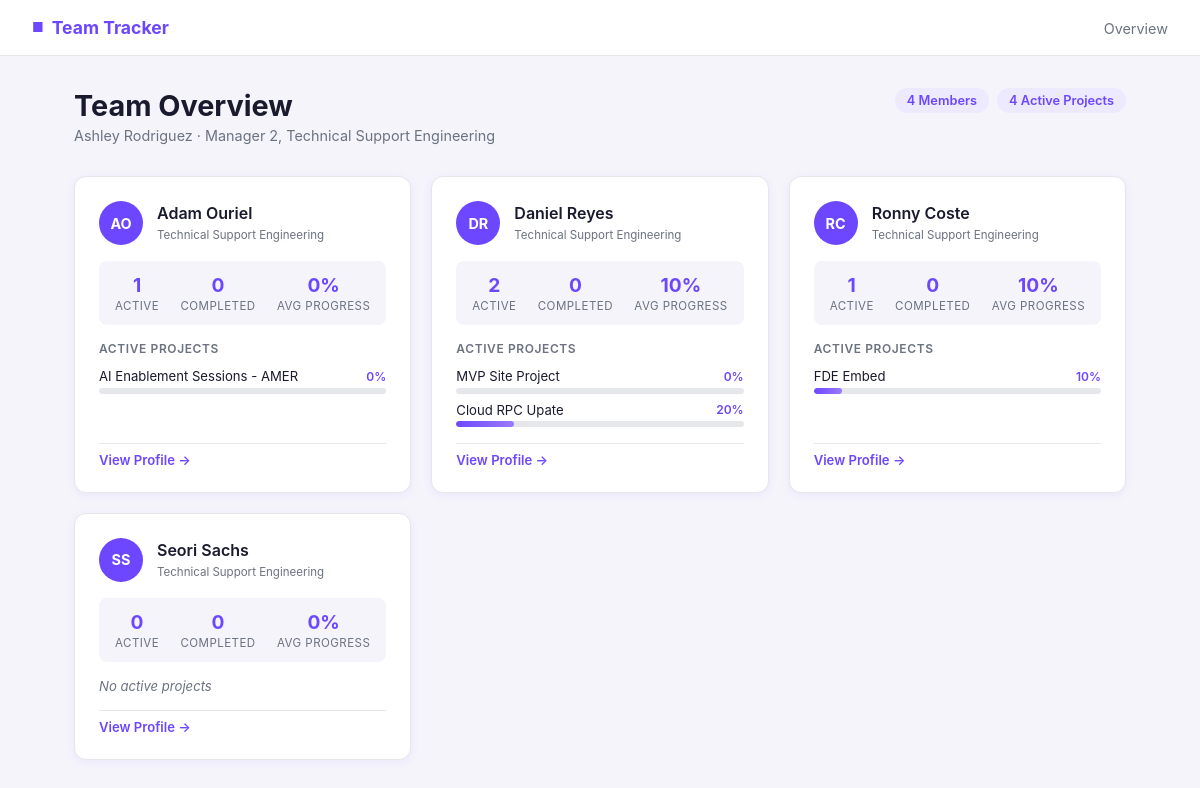
Before: / with the older database file.
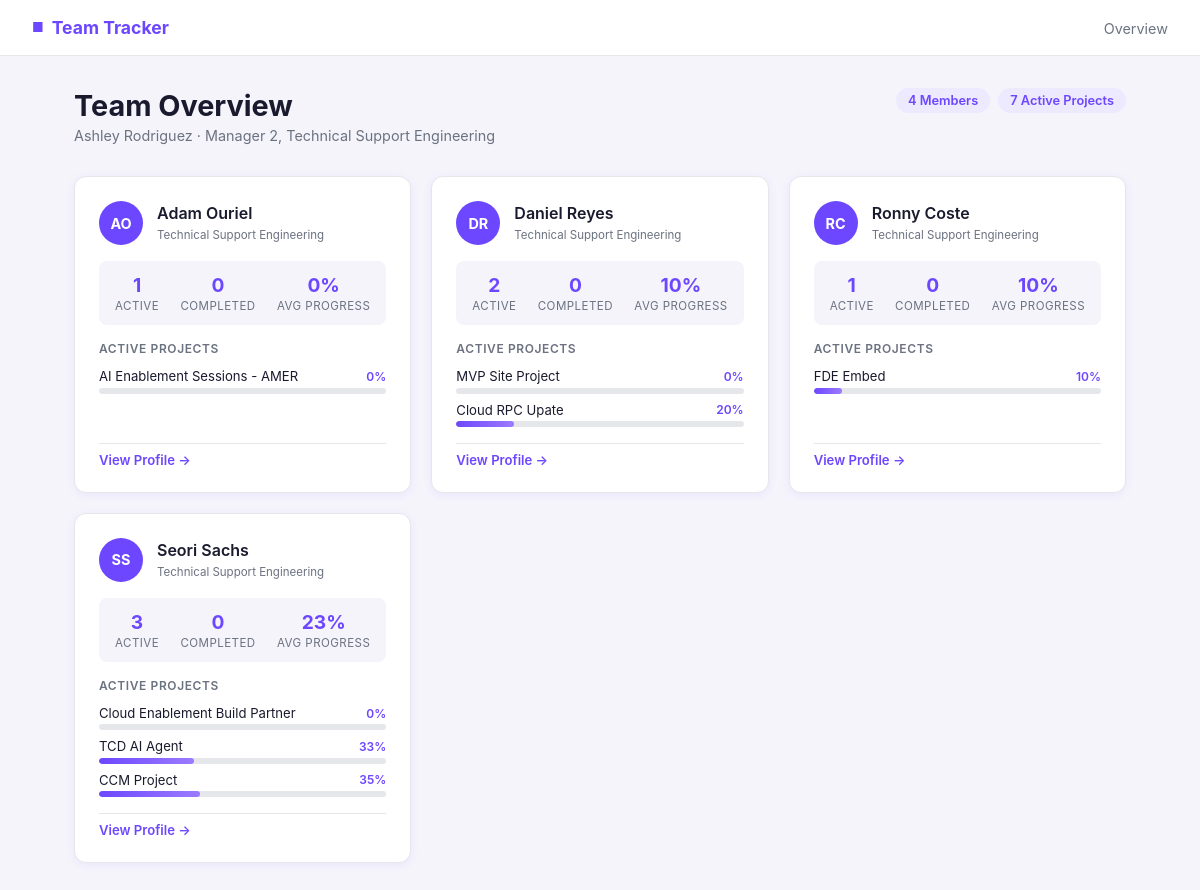
After: the same page with the newer database file.
### tables this page shows
CREATE TABLE teammates (
                id INTEGER PRIMARY KEY AUTOINCREMENT,
                name TEXT NOT NULL
            );

CREATE TABLE projects (
                id INTEGER PRIMARY KEY AUTOINCREMENT,
                teammate_id INTEGER NOT NULL,
                name TEXT NOT NULL,
                start_date TEXT NOT NULL,
                pct_complete INTEGER DEFAULT 0,
                completed_date TEXT,
                FOREIGN KEY (teammate_id) REFERENCES teammates(id)
            );

### app.py (the view)
@app.route('/')
def index():
    db = get_db()
    teammates = db.execute('SELECT * FROM teammates ORDER BY name').fetchall()
    overview = []
    for t in teammates:
        projects = db.execute(
            'SELECT * FROM projects WHERE teammate_id = ? ORDER BY start_date DESC', (t['id'],)
        ).fetchall()
        active = [p for p in projects if not p['completed_date']]
        done = [p for p in projects if p['completed_date']]
        avg_pct = round(sum(p['pct_complete'] for p in active) / len(active)) if active else 0
        overview.append({
            'teammate': t,
            'active': active,
            'done': done,
            'avg_pct': avg_pct,
        })
    total_active = sum(len(item['active']) for item in overview)
    return render_template('index.html', overview=overview, total_active=total_active)

### app.py (called while the page is built)
def get_db():
    conn = sqlite3.connect(DB)
    conn.row_factory = sqlite3.Row
    return conn

### templates/index.html (shortened to what this page needs)
{% extends "base.html" %}
{% block content %}
<div class="page-header">
    <div>
        <h1>Team Overview</h1>
        <p class="subtitle">Ashley Rodriguez · Manager 2, Technical Support Engineering</p>
    </div>
    <div class="header-stats">
        <div class="stat-pill">{{ overview|length }} Members</div>
        <div class="stat-pill">{{ total_active }} Active Projects</div>
    </div>
</div>
<div class="team-grid">
    {% for item in overview %}
    {% set t = item.teammate %}
    {% set initials = t.name.split()|map('first')|join('') %}
    <a href="{{ url_for('teammate', tid=t.id) }}" class="team-card">
        <div class="card-top">
            <div class="avatar">{{ initials }}</div>
            <div class="card-info">
                <h2>{{ t.name }}</h2>
                <span class="role-badge">Technical Support Engineering</span>
            </div>
        </div>
        <div class="card-stats">
            <div class="stat">
                <span class="stat-num">{{ item.active|length }}</span>
                <span class="stat-label">Active</span>
            </div>
            <div class="stat">
                <span class="stat-num">{{ item.done|length }}</span>
                <span class="stat-label">Completed</span>
            </div>
            <div class="stat">
                <span class="stat-num">{{ item.avg_pct }}%</span>
                <span class="stat-label">Avg Progress</span>
            </div>
        </div>
        {% if item.active %}
        <div class="card-projects">
            <p class="projects-label">Active Projects</p>
            {% for p in item.active[:3] %}
            <div class="mini-project">
                <div class="mini-project-header">
                    <span class="mini-name">{{ p.name }}</span>
                    <span class="mini-pct">{{ p.pct_complete }}%</span>
                </div>
                <div class="progress-bar">
                    <div class="progress-fill" style="width: {{ p.pct_complete }}%"></div>
                </div>
            </div>
            {% endfor %}
        </div>
        {% else %}
        <p class="no-projects">No active projects</p>
        {% endif %}
        <div class="card-footer">View Profile &rarr;</div>
    </a>
    {% endfor %}
</div>
{% endblock %}

Changed rows visible on the page:
added projects: name "Cloud Enablement Build Partner", pct_complete "0", shown under "SS"
added projects: name "TCD AI Agent", pct_complete "33", shown under "SS"
added projects: name "CCM Project", pct_complete "35", shown under "SS"
Other visible differences:
{{ total_active }}: "4" → "7"
new list line: "SS Technical Support Engineering 3 ACTIVE 0 COMPLETED 23 % AVG PROGRESS ACTIVE PROJECTS View Profile →"
new list line: "Seori Sachs"
list line gone: "SS Technical Support Engineering 0 ACTIVE 0 COMPLETED 0 % AVG PROGRESS No active projects View Profile →"
list line gone: "Seori Sachs"
